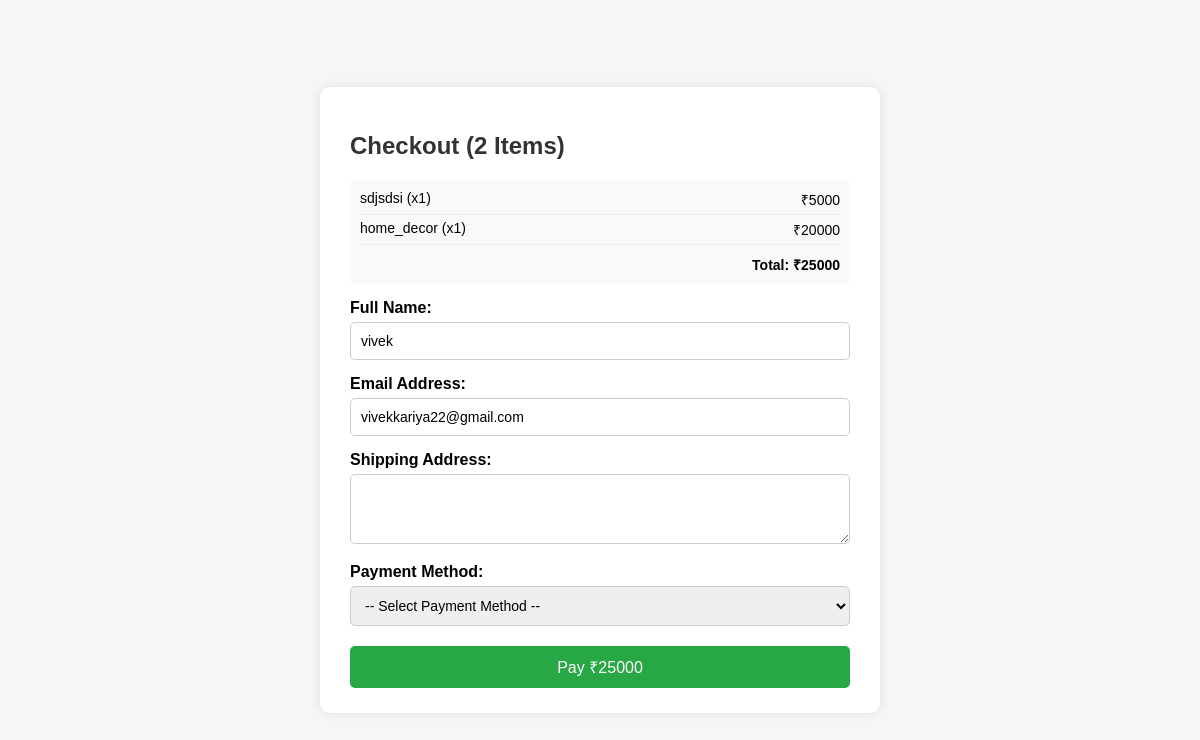
Before: /user/orderform_all.php?uid=7 (signed in) with the older database file.
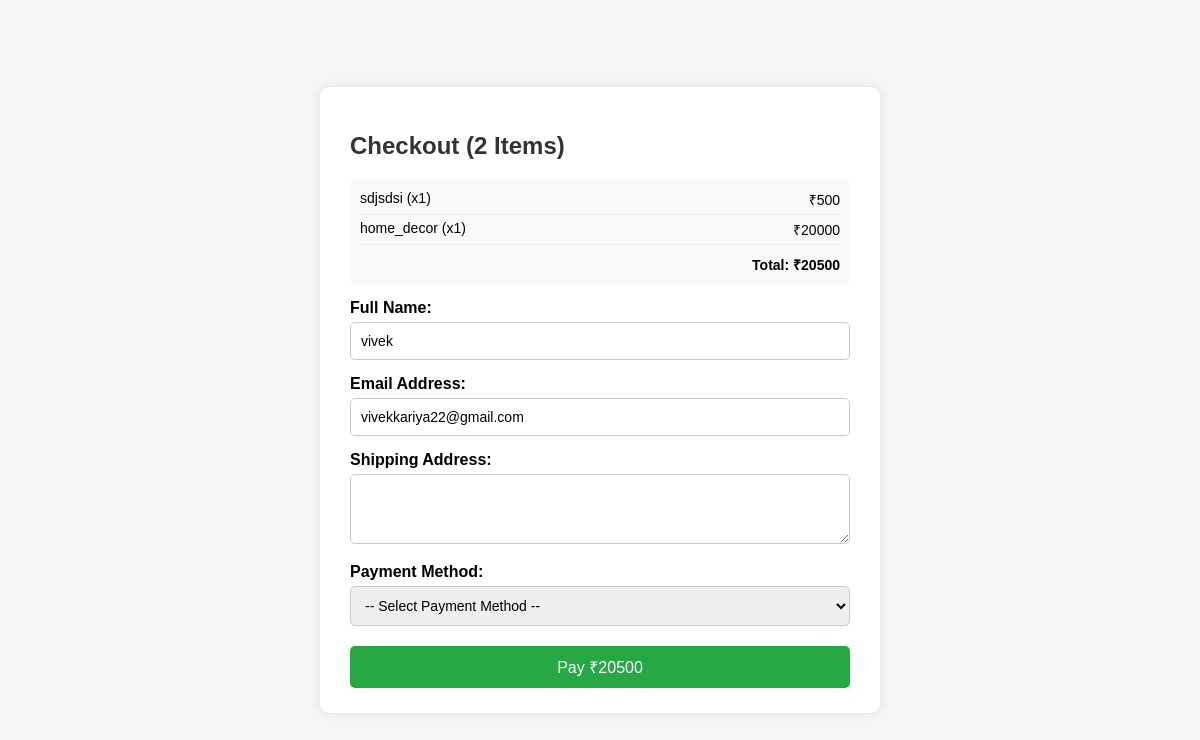
After: the same page with the newer database file.
### tables this page shows
CREATE TABLE `user_cart` (
  `cart_id` int(11) NOT NULL,
  `user_id` int(11) NOT NULL,
  `product_id` int(11) NOT NULL,
  `quantity` int(11) DEFAULT 1,
  `added_at` timestamp NOT NULL DEFAULT current_timestamp()
);

CREATE TABLE `product_table` (
  `product_id` int(11) NOT NULL,
  `product_name` varchar(25) NOT NULL,
  `crafted_by` varchar(25) NOT NULL,
  `category` varchar(25) NOT NULL,
  `price` int(11) NOT NULL,
  `stock_quantity` int(11) NOT NULL,
  `stock_status` enum('in stock','out of stock') NOT NULL,
  `product_description` varchar(200) NOT NULL,
  `image` varchar(255) NOT NULL,
  `created_at` datetime NOT NULL DEFAULT current_timestamp(),
  `status` enum('active','suspend') NOT NULL
);

### user/orderform_all.php (the view, shortened to what this page needs)
<?php
$con = mysqli_connect("localhost", "root", "", "craftzon");
$uid = isset($_REQUEST['uid']) ? intval($_REQUEST['uid']) : 0;
$sel = "SELECT uname, email FROM craftus_reg WHERE u_id = $uid";
$selectu = mysqli_query($con, $sel);
$rowu = mysqli_fetch_assoc($selectu);
$fnm = $rowu['uname'];
$eid = $rowu['email'];
$cartRes = mysqli_query($con, "SELECT c.quantity, p.price, p.product_name, p.product_id, p.stock_quantity FROM user_cart c JOIN product_table p ON c.product_id = p.product_id WHERE c.user_id = $uid");
$totalCartValue = 0;
$cartItems = [];
while ($row = mysqli_fetch_assoc($cartRes)) {
    $totalCartValue += ($row['quantity'] * $row['price']);
    $cartItems[] = $row;
}
?>
<!DOCTYPE html>
<html lang="en">
<head>
<link href='https://cdnjs.cloudflare.com/ajax/libs/font-awesome/6.7.2/css/all.min.css' rel='stylesheet'>
</head>
<body>
  <form id="orderForm" action="" method="post">
    <h2>Checkout (<?php echo count($cartItems); ?> Items)</h2>
    <div class="cart-summary">
        <ul>
            <?php foreach($cartItems as $item): ?>
            <li>
                <span><?php echo $item['product_name']; ?> (x<?php echo $item['quantity']; ?>)</span>
                <span>₹<?php echo $item['price'] * $item['quantity']; ?></span>
            </li>
            <?php endforeach; ?>
        </ul>
        <div style="text-align: right; font-weight: bold; margin-top: 10px;">Total: ₹<?php echo $totalCartValue; ?></div>
    </div>
    <label for="name">Full Name:</label>
    <input type="text" id="name" name="name" value="<?php echo htmlspecialchars($fnm); ?>" required />
    <label for="email">Email Address:</label>
    <input type="email" id="email" name="email" value="<?php echo htmlspecialchars($eid); ?>" required />
	<label for="address">Shipping Address:</label>
    <textarea id="address" name="address" rows="3" required></textarea>
    <label for="payment">Payment Method:</label>
	<select id="payment" name="payment_method" required>
		<option value="">-- Select Payment Method --</option>
	</select>
    <button type="submit" name="orderbtn">Pay ₹<?php echo $totalCartValue; ?></button>
  </form>
</body>
</html>

Changed rows visible on the page:
changed through a linked row, user_cart "sdjsdsi": $item['price']*$item['quantity'] "5000" → "500"
Other visible differences:
$totalCartValue: "25000" → "20500"
